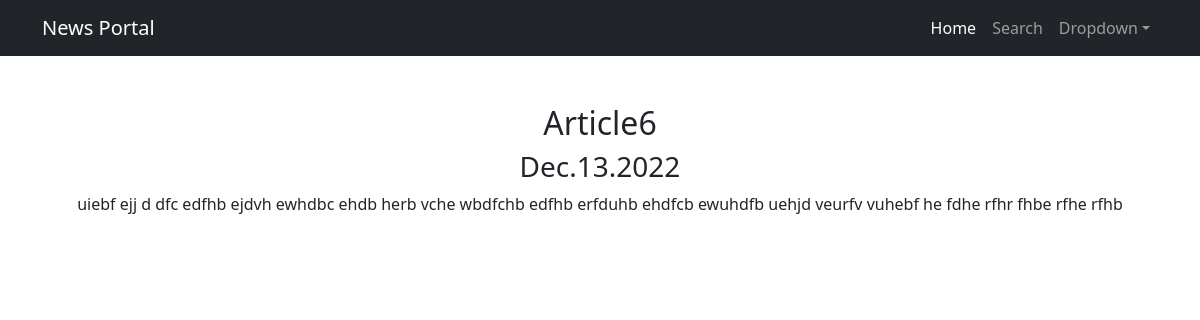
Page /news/20/ on the committed database.
### news/models.py (models this page shows, shortened)
class Post(models.Model):
    author = models.ForeignKey(Author, on_delete=models.CASCADE)
    post_type = models.CharField(max_length=1, choices=[
                                     ('N', 'news'),
                                     ('A', 'article')
                                 ], default='N')
    date = models.DateTimeField(auto_now_add=True)
    category = models.ManyToManyField(Category, through='PostCategory')
    title = models.CharField(max_length=255)
    text = models.TextField()
    rating = models.PositiveIntegerField()

### news/views.py (the view)
# urls.py: path('news/<int:pk>/', views.PostDetailView.as_view(), name='post_detail'),
class PostDetailView(DetailView):
    model = Post

### news/templatetags/custom_filters.py (called while the page is built)
@register.filter()
def censor(s):
    words = s.split(' ')
    for word_num in range(len(words)):
        if words[word_num].lower() in censored_list:
            if type(words[word_num]) is not str:
                raise TypeError('Censored word must be a string')
            for sym_num in range(1, len(words[word_num])):
                words[word_num] = words[word_num].replace(words[word_num][sym_num], "*")
    s = ' '.join(words)
    return s

### templates/news/post_detail.html (shortened to what this page needs)
{% extends 'news/default.html' %}
{% load custom_filters %}
{% block content %}
    <div>
        <h2>{{ post.title|censor }}</h2>
        <h3>{{ post.date|date:'M.d.Y' }}</h3>
        <p>{{ post.text|censor }}
    </div>
{% endblock content %}

### rows in the picture
Post: title|censor "Article6", date "Dec.13.2022", text|censor "uiebf ejj d dfc edfhb ejdvh ewhdbc ehdb herb vche wbdfchb edfhb erfduhb ehdfcb ewuhdfb uehjd veurfv vuhebf he fdhe rfhr fhbe rfhe rfhb"
